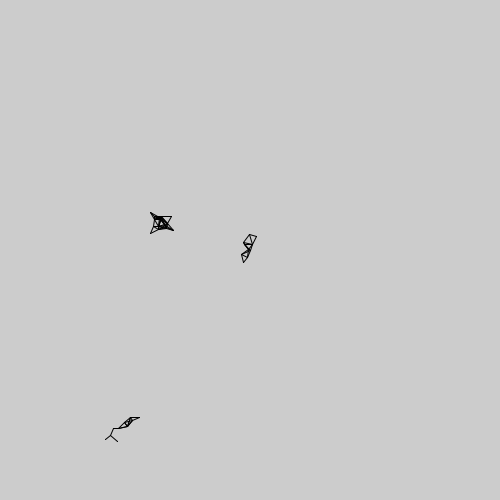
Frame 1 (no input)
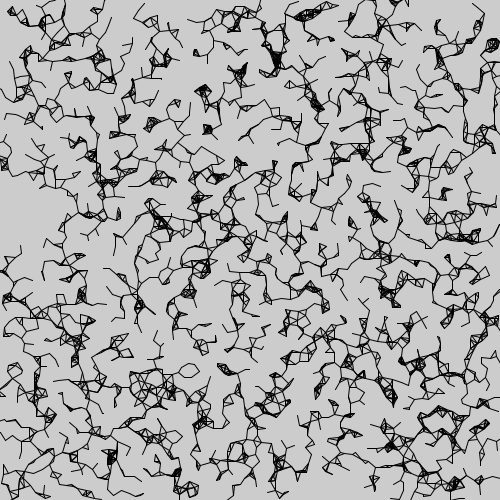
Frame 60 (the mouse pressed at the canvas centre just before this capture)
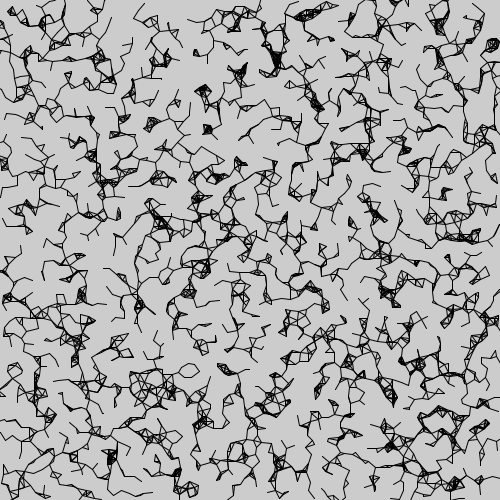
Frame 120 (the mouse held since frame 60 and released just before this capture)

The Processing sketch that drew these frames (run headless with seeded random() and noise(); from frame 60 on, the mouse is pressed at the canvas centre):

// Processing sketch: processing_171821
// ── processing_171821.pde



Cell[] myCells = new Cell[3500];


void setup() {
  size(500, 500);
  for (int i = 0; i < myCells.length; i ++) {
    myCells[i] = new Cell();
  }
}

void draw() {
  //here i created a loop that relates the number of seeds
  //with the total number of cells. As k is an integer,
  //if i had 3500 cells, it will be divided by 1000 and three
  //starting seeds will appear.
  for (int k=0; k<myCells.length/1000; k++) {
    myCells[k].isseed = true;
  }
  //to make the first seed to begin in the center you have
  //to call the location fucntion that comes from the class.
  //as it is vector, you have to maintain its characteristics
  //of funtioning: "new PVector(x , y)".
  myCells[0].location =  new PVector(width/2, height/2);
  //background(255);
  for (int i=0; i< myCells.length; i++) {
    //myCells[i].display();
    myCells[i].update();
  }
  

  for (int i=0; i<myCells.length; i++) {
    if(myCells[i].isseed == false){
      for(int j=0; j<myCells.length;j++){
        if(myCells[j].isseed == true){
          float d;
          d = PVector.dist(myCells[i].location, myCells[j].location);
            if(d < 10){
              myCells[i].isseed = true;
              line(myCells[i].location.x, myCells[i].location.y, myCells[j].location.x, myCells[j].location.y); 
            }
          }
        }
      }
    }
  }




float speed = 1;
float angle = random(PI);

class Cell{
  
  PVector location = new PVector();
  PVector velocity = new PVector();
  float dia;
  boolean isseed;
  float cellred, cellgreen, cellblue;
  float lineweight;
   
  
  Cell(){
  
    location = new PVector(random(500), random(500));
    dia = 5;
    isseed = false;
    cellred = 255;
    cellgreen = 255;
    cellblue = 255;
    lineweight = 0.1;
  }
  
  void display(){
    stroke(lineweight);
    if(isseed == true){
      fill(255,0,0);
    }
    if(isseed == false){
    fill(cellred,cellgreen,cellblue);
    }
    ellipse(location.x, location.y, dia,dia);
  }
  void update(){
    if(isseed == false){
    velocity = new PVector(random(-1,1),random(-1,1));
    location.add(velocity);
    }
    
    
  }
}


    

  
  
    
  
